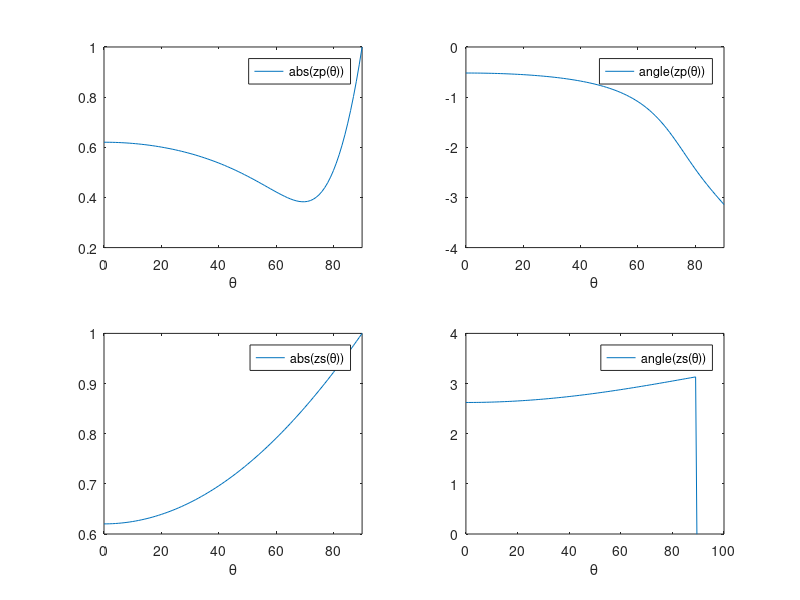
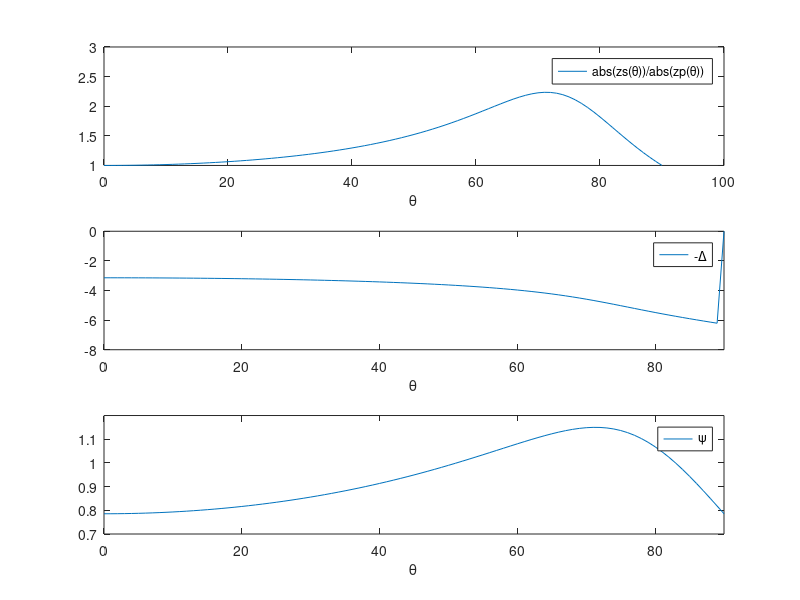

MATLAB code to generate these figures, in order:
% OA1DELTAFfS
% Calculation of ratio of real part r of the parallel (p) and perpendicular (s) case,
% and the difference of the arguments of Fresnel's formulas with absorption.
% For values of K we calculate the absolute values of zp = rp exp i?p and
% zs = rs exp i?s and the argument as function of ?.
function OA1DELTAFFS;
n = 2;
K = 2;
Theta = (0:1:90);

zp = ((n-i*K)*cos(2*pi*(Theta/360))-sqrt(1-((sin(2*pi*(Theta/360)).^2)/((n-i*K)^2))))./((n-i*K)*cos(2*pi*(Theta/360))+sqrt(1-((sin(2*pi*(Theta/360)).^2)/((n-i*K)^2))));

zs = (cos(2*pi*(Theta/360))-(n-i*K)*sqrt(1-((sin(2*pi*(Theta/360)).^2)/((n-i*K)^2))))./(cos(2*pi*(Theta/360))+(n-i*K)*sqrt(1-((sin(2*pi*(Theta/360)).^2)/((n-i*K)^2))));

figure(1);
subplot(2,2,1);
plot(Theta,abs(zp));
axis([0 90 0.2 1]);
xlabel('\theta');
legend('abs(zp(\theta))');

subplot(2,2,2);
plot(Theta,angle(zp));
axis([0 90 -4 0]);
xlabel('\theta');
legend('angle(zp(\theta))');

subplot(2,2,3);
plot(Theta,abs(zs));
axis([0 90 0.6 1]);
xlabel('\theta');
legend('abs(zs(\theta))');

subplot(2,2,4);
plot(Theta,angle(zs));
axis([0 100 0 4]);
xlabel('\theta');
legend('angle(zs(\theta))');

% The ratio of the absolute value of zs/zp, that is P = tan? and the difference of the
% arguments of zs and zp, that is ?. (parallel (p), perpendicular (s))
figure(2);
subplot(3,1,1);
plot(Theta,abs(zs)./abs(zp));
axis([0 100 1 3]);
xlabel('\theta');
legend('abs(zs(\theta))/abs(zp(\theta))');

Delta = angle(zs)-angle(zp);

subplot(3,1,2);
plot(Theta,-Delta);
axis([0 90 -8 0]);
xlabel('\theta');
legend('-\Delta');
Psi = atan(abs(zs)./abs(zp));

subplot(3,1,3);
plot(Theta,Psi);
axis([0 90 0.7 1.2]);
xlabel('\theta');
legend('\psi');
